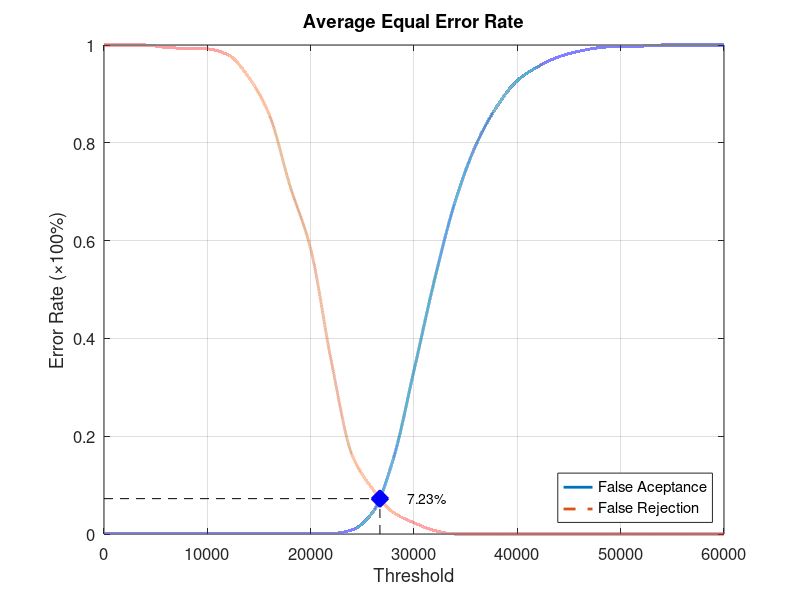
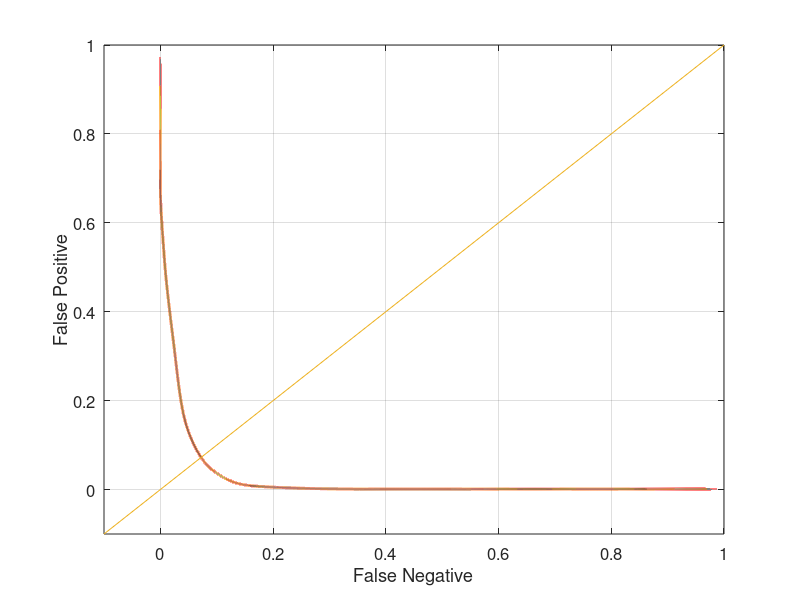

Reproduce these figures in MATLAB, in order.
function yEER = Database4Average
close all;
clear;
clc;
x = 0:2000:60000;
xq = 0:0.5:60000;

y0 = [0 0.00105263 0.00105263 0.00105263 0.00105263 0.00105263 0.00105263 0.00105263 0.00105263 0.00105263 0.00105263 0.00105263 0.00842105 0.0442105 0.153684 0.334737 0.521053 0.681053 0.79579 0.873684 0.927368 0.955789 0.975789 0.987368 0.994737 0.997895 0.997895 1 1 1 1];
yy0 = interp1(x, y0, xq, 'pchip');
y1 = [1 1 1 0.995 0.993 0.992 0.98 0.934 0.857 0.712 0.583 0.353 0.162 0.092 0.044 0.023 0.007 0 0 0 0 0 0 0 0 0 0 0 0 0 0];
yy1 = interp1(x, y1, xq, 'pchip');

% Calculating EER: 
y2 = abs(y0 - y1);
find(y2 == min(y2))
yy2 = abs(yy0 - yy1);
xEER = find(yy2 == min(yy2));
xEERIndex = xq(xEER) % X-axis EER
yEER = yy0(xEER) % Y-axis EER

main = figure
plot(xq, yy0,'-','LineWidth', 2);	hold on
plot(xq, yy1,'--','LineWidth', 2);	hold on
plot([xEERIndex xEERIndex], [0 yEER], 'k--');	hold on
plot([0 xEERIndex], [yEER yEER], 'k--');	hold on
plot(xEERIndex, yEER, 'bx', 'LineWidth', 10);	hold on
text(xEERIndex + 10 * xEERIndex / 100, yEER, [num2str(round((10000 * yEER)) / 100) '%'])
legend('False Aceptance', 'False Rejection', 'Location', 'SouthEast')
xlabel('Threshold')
ylabel('Error Rate (\times100%)')
title('Average Equal Error Rate')
set(gca, 'FontSize', 12)
axis([0 60000 0 1])
grid on

print(main, 'Database4AverageMain', '-dpng');
FNRxFPR = figure('Color', [1 1 1]);
plot(yy1, yy0, '-', yy1, yy0, 'LineWidth', 2);
hold on
y = -0.1:0.1:1
plot(y, y); 
set(gca, 'FontSize', 12)
xlabel('False Negative')
ylabel('False Positive')
axis([-0.1 1 -0.1 1])
set(gca, 'FontSize', 12)
grid on

print(FNRxFPR, 'Database4AverageFNRxFPR','-dpng');
end
